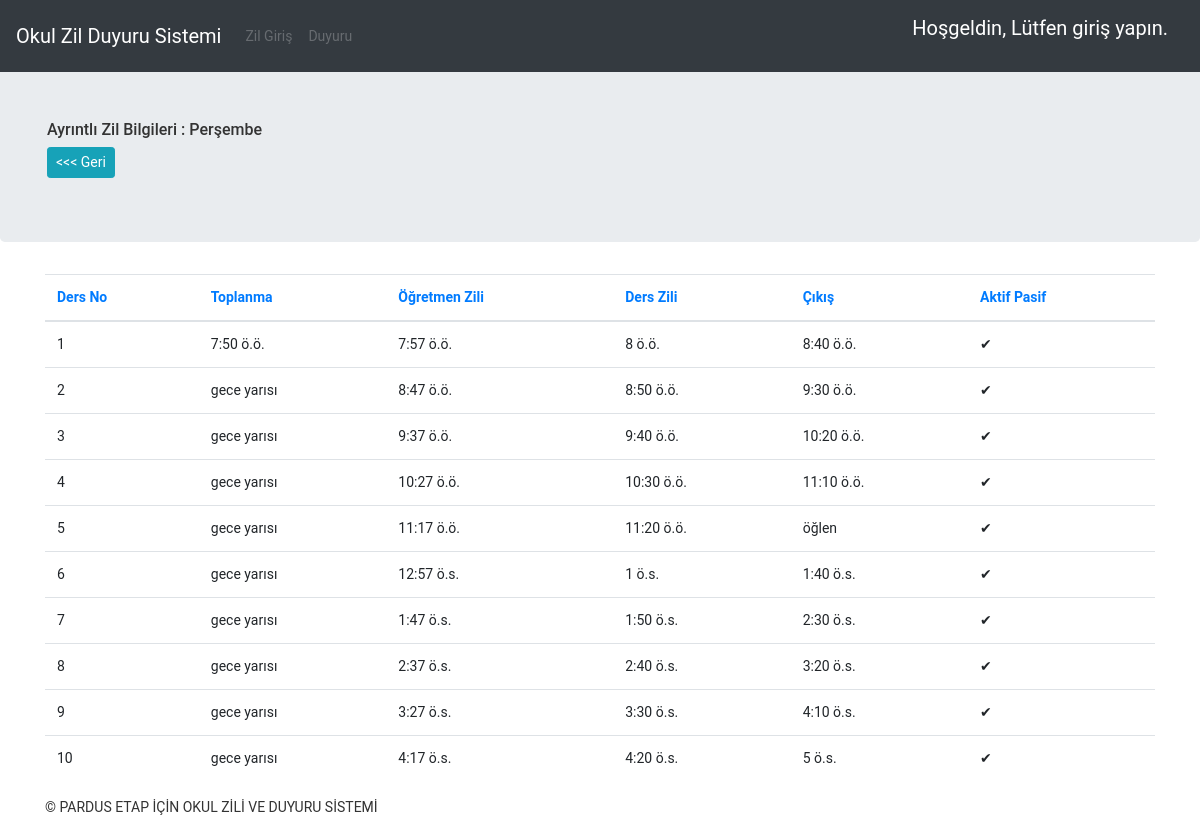
/home/okul/zil/3, run on the app's committed database.
### uretim/models/okulzilsaat.py (models this page shows, shortened)
class DersZamanlama(models.Model):
    GUN = [[0, 'Pazartesi'],
           [1, 'Salı'], [2, 'Çarşamba'],
           [3, 'Perşembe'], [4, 'Cuma'],
           [5, 'Cumartesi'],
           [6, 'Pazar'], ]
    okul_turu = models.CharField(max_length=100, verbose_name='Okul Türü', default='Örğün Eğitim')
    ders_gun = models.SmallIntegerField(verbose_name='Gün', choices=GUN, default=0)
    ders_no = models.SmallIntegerField(verbose_name='Ders No')
    toplanma_saati = models.TimeField(verbose_name='Toplanma Saati')
    ders_baslangic = models.TimeField(verbose_name='Dersin Başlangıç Saati')
    ogretmen_saat = models.TimeField(verbose_name='Öğretmen Bildirim Saati')
    ders_bitis = models.TimeField(verbose_name='Ders Bitiş Saati')
    active = models.BooleanField(verbose_name='Aktif Pasif', default=False)
    published_date = models.DateTimeField(verbose_name='Eklenme Tarihi', auto_now_add=True)
    class Meta:
        db_table = 'saat'
        ordering = ['ders_gun', 'ders_no', ]

### ozilanons/views/okulzil.py (the view)
# urls.py: path('home/okul/zil/<int:ders_gun>', FilteredZilListView, name='gunzillist'),
def FilteredZilListView(request, ders_gun):
    gundeyat = DersZamanlama.objects.filter(ders_gun=ders_gun)
    context = {'gundeyat': gundeyat}
    return render(request, 'ayarlar/gun_ds_tablosu.html', context)

### templates/ayarlar/gun_ds_tablosu.html (shortened to what this page needs)
{% extends 'layout/base.html' %}
{% block top %}
<h6>Ayrıntlı Zil Bilgileri :
{% for  def in gundeyat %}
{% if forloop.first %}
    {{def.get_ders_gun_display}} </h6>
{% endif %}
{% endfor %}
<a class="btn btn-info btn-sm" href="{% url 'index' %}" > <<< Geri </a>
{% endblock%}
{% block content %}
<div class="table-container">
    <table class="table">
                <thead >
                    <tr>
                        <th class="orderable">
                                <a href="?sort=ders_no">Ders No</a>
                        </th>
                        <th class="orderable">
                                <a href="?sort=toplanma_saati">Toplanma</a>
                        </th>
                        <th class="orderable">
                                <a href="?sort=ders_baslangic">Öğretmen Zili</a>
                        </th>
                        <th class="orderable">
                                <a href="?sort=ogretmen_saat">Ders Zili</a>
                        </th>
                        <th class="orderable">
                                <a href="?sort=ders_bitis">Çıkış</a>
                        </th>
                        <th class="orderable">
                                <a href="?sort=active">Aktif Pasif</a>
                        </th>
                    </tr>
                </thead>
                <tbody >
                     {% for  def in gundeyat %}
                    <tr class="odd">
                            <td >{{def.ders_no}}</td>
                            <td >{{def.toplanma_saati}}</td>
                            <td >{{def.ders_baslangic}}</td>
                            <td >{{def.ogretmen_saat}}</td>
                            <td >{{def.ders_bitis}}</td>
                            <td ><span class="{{def.active}}">{% if def.active %}✔{% else %}X{% endif %}</span></td>
                    </tr>
                {% endfor %}
                </tbody>
        </table>
</div>
{% endblock %}

### static/css/jumbotron.css (style rules this page uses)
html, body { height: 100%; padding-top: 3.5rem; }
body { margin: 0; padding: 0; font-size: 14px; font-family: "Roboto","Lucida Grande","DejaVu Sans","Bitstream Vera Sans",Verdana,Arial,sans-serif; color: #333; background: #fff; }

### data on the page
DersZamanlama: ders_gun "Perşembe", ders_no "1", toplanma_saati "7:50 ö.ö.", ders_baslangic "7:57 ö.ö.", ogretmen_saat "8 ö.ö.", ders_bitis "8:40 ö.ö."
DersZamanlama: ders_no "2", toplanma_saati "gece yarısı", ders_baslangic "8:47 ö.ö.", ogretmen_saat "8:50 ö.ö.", ders_bitis "9:30 ö.ö."
DersZamanlama: ders_no "3", toplanma_saati "gece yarısı", ders_baslangic "9:37 ö.ö.", ogretmen_saat "9:40 ö.ö.", ders_bitis "10:20 ö.ö."
DersZamanlama: ders_no "4", toplanma_saati "gece yarısı", ders_baslangic "10:27 ö.ö.", ogretmen_saat "10:30 ö.ö.", ders_bitis "11:10 ö.ö."
DersZamanlama: ders_no "5", toplanma_saati "gece yarısı", ders_baslangic "11:17 ö.ö.", ogretmen_saat "11:20 ö.ö.", ders_bitis "öğlen"
DersZamanlama: ders_no "6", toplanma_saati "gece yarısı", ders_baslangic "12:57 ö.s.", ogretmen_saat "1 ö.s.", ders_bitis "1:40 ö.s."
DersZamanlama: ders_no "7", toplanma_saati "gece yarısı", ders_baslangic "1:47 ö.s.", ogretmen_saat "1:50 ö.s.", ders_bitis "2:30 ö.s."
DersZamanlama: ders_no "8", toplanma_saati "gece yarısı", ders_baslangic "2:37 ö.s.", ogretmen_saat "2:40 ö.s.", ders_bitis "3:20 ö.s."
DersZamanlama: ders_no "9", toplanma_saati "gece yarısı", ders_baslangic "3:27 ö.s.", ogretmen_saat "3:30 ö.s.", ders_bitis "4:10 ö.s."
DersZamanlama: ders_no "10", toplanma_saati "gece yarısı", ders_baslangic "4:17 ö.s.", ogretmen_saat "4:20 ö.s.", ders_bitis "5 ö.s."
